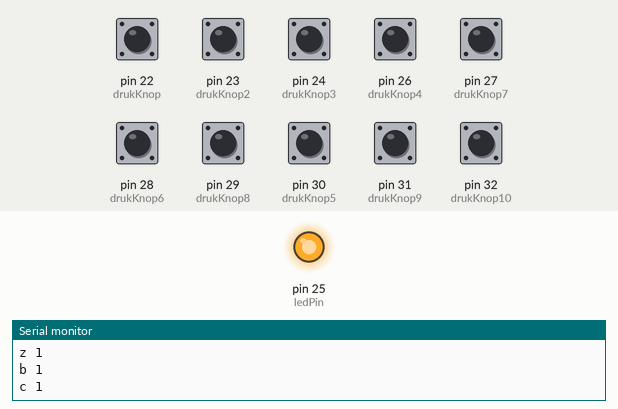
This sketch was run on a simulated Arduino Mega 2560, built with avr-gcc and run on an emulated ATmega2560. Shown: output pins drawn as LEDs (lit = HIGH), the last lines printed to the serial monitor. The test bench sets the inputs (shaded band); at power-on: pin 22 (drukKnop), pin 23 (drukKnop2), pin 24 (drukKnop3), pin 26 (drukKnop4), pin 27 (drukKnop7), pin 28 (drukKnop6), pin 29 (drukKnop8), pin 30 (drukKnop5), pin 31 (drukKnop9), pin 32 (drukKnop10) HIGH.

Above: at 1.2 s.
1.3 s: pin 26 (drukKnop4) pulled LOW for 0.15 s
At 1.9 s:
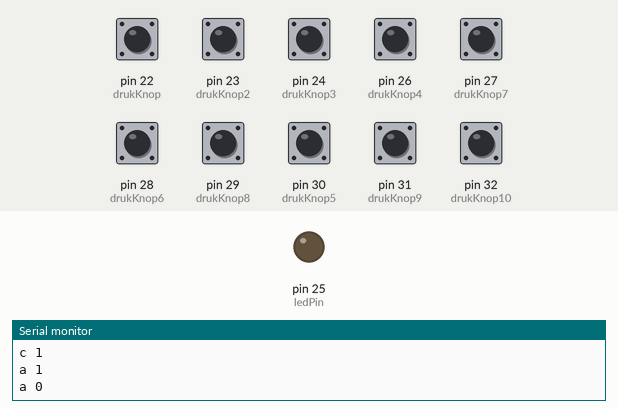
2.9 s: pin 27 (drukKnop7) pulled LOW for 0.15 s
At 2.98 s:
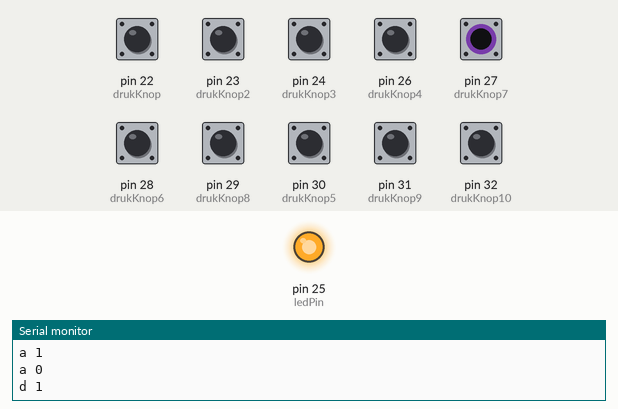
4.5 s: pin 29 (drukKnop8) pulled LOW for 0.15 s
At 5.1 s:
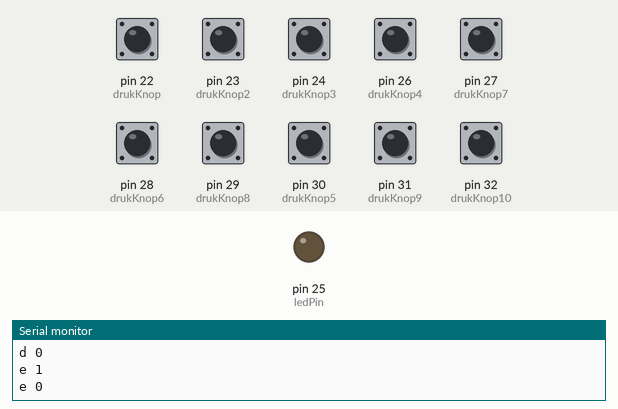
6.1 s: pin 31 (drukKnop9) pulled LOW for 0.15 s
At 7.4 s:
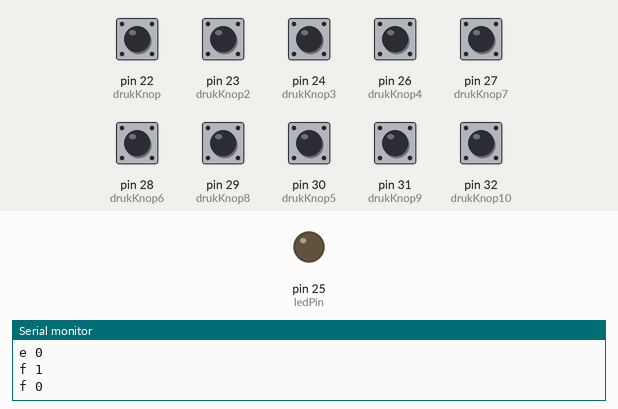
7.7 s: pin 32 (drukKnop10) pulled LOW for 0.15 s
At 7.78 s:
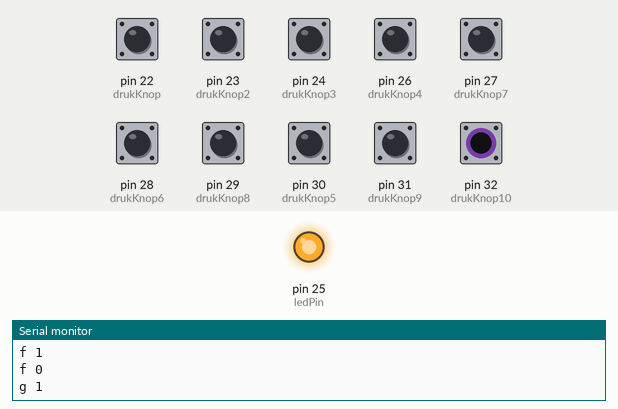
9.3 s: pin 22 (drukKnop) pulled LOW for 0.15 s
At 10.5 s:
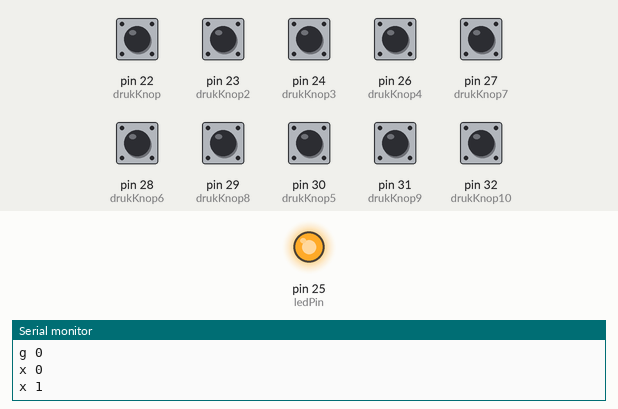
Timing chart, 0 to 11.9 s (numbered marks = the images above; inputs shaded):
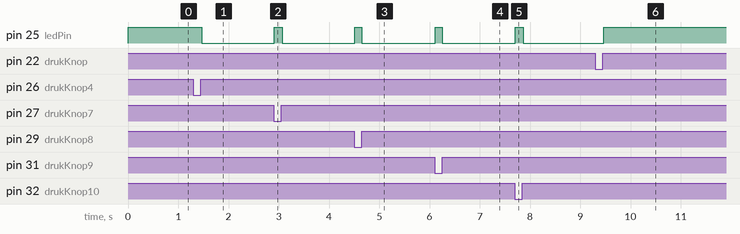

The sketch:

_18_Drukknopjes02feb22.ino
```cpp
int drukKnop = 22;
int drukKnop2 = 23;
int drukKnop3 = 24;
int drukKnop4 = 26;
int drukKnop5 = 30;
int drukKnop6 = 28;
int drukKnop7 = 27;
int drukKnop8 = 29;
int drukKnop9 = 31;
int drukKnop10 = 32;

int ledPin = 25;
int x;
int y;
int z;
int a;
int b;
int c;
int d;
int e;
int f;
int g;
int presstate = 0;
int presstate2 = 0;
int presstate3 = 0;
int presstate4 = 0;
int presstate5 = 0;
int presstate6 = 0;
int presstate7 = 0;
int presstate8 = 0;
int presstate9 = 0;
int presstate10 = 0;

int LDR1 = A0;
int paddenstoelA;

void setup() {
  // put your setup code here, to run once:
  Serial.begin(9600);
  pinMode(drukKnop, INPUT_PULLUP);
  pinMode(drukKnop2, INPUT_PULLUP);
  pinMode(drukKnop3, INPUT_PULLUP);
  pinMode(drukKnop4, INPUT_PULLUP);
  pinMode(drukKnop5, INPUT_PULLUP);
  pinMode(drukKnop6, INPUT_PULLUP);
  pinMode(drukKnop7, INPUT_PULLUP);
  pinMode(drukKnop8, INPUT_PULLUP);
  pinMode(drukKnop9, INPUT_PULLUP);
  pinMode(drukKnop10, INPUT_PULLUP);
  pinMode(ledPin, OUTPUT);
  digitalWrite(ledPin, LOW);

}

void loop() {
  x = digitalRead(drukKnop);
  if (x == HIGH && presstate == 0) {
    digitalWrite(ledPin, HIGH);
    Serial.println("x 1");
    presstate = 1;
  }
  else if (x == LOW && presstate == 1) {
    digitalWrite(ledPin, LOW);
    Serial.println("x 0");
    presstate = 0;
  }

  y = digitalRead(drukKnop2);
  if (y == HIGH && presstate2 == 0) {
    digitalWrite(ledPin, HIGH);
    Serial.println("y 1");
    presstate2 = 1;
  }
  else if (y == LOW && presstate2 == 1) {
    digitalWrite(ledPin, LOW);
    Serial.println("y 0");
    presstate2 = 0;
  }

  z = digitalRead(drukKnop3);
  if (z == HIGH && presstate3 == 0) {
    digitalWrite(ledPin, HIGH);
    Serial.println("z 1");
    presstate3 = 1;
  }
  else if (z == LOW && presstate3 == 1) {
    digitalWrite(ledPin, LOW);
    Serial.println("z 0");
    presstate3 = 0;
  }

    a = digitalRead(drukKnop4);
  if (a == LOW && presstate4 == 0) {
    digitalWrite(ledPin,HIGH);
    Serial.println("a 1");
    presstate4 = 1;
  }
  else if (a == HIGH && presstate4 == 1) {
    digitalWrite(ledPin, LOW);
    Serial.println("a 0");
    presstate4 = 0;
  }

    b = digitalRead(drukKnop5);
  if (b == HIGH && presstate5 == 0) {
    digitalWrite(ledPin, HIGH);
    Serial.println("b 1");
    presstate5 = 1;
  }
  else if (b == LOW && presstate5 == 1) {
    digitalWrite(ledPin, LOW);
    Serial.println("b 0");
    presstate5 = 0;
  }

    c = digitalRead(drukKnop6);
  if (c == HIGH && presstate6 == 0) {
    digitalWrite(ledPin, HIGH);
    Serial.println("c 1");
    presstate6 = 1;
  }
  else if (c == LOW && presstate6 == 1) {
    digitalWrite(ledPin, LOW);
    Serial.println("c 0");
    presstate6 = 0;
  }
     d = digitalRead(drukKnop7);
  if (d == LOW && presstate7 == 0) {
    digitalWrite(ledPin, HIGH);
    Serial.println("d 1");
    presstate7 = 1;
  }
  else if (d == HIGH && presstate7 == 1) {
    digitalWrite(ledPin, LOW);
    Serial.println("d 0");
    presstate7 = 0;
  }

      e = digitalRead(drukKnop8);
  if (e == LOW && presstate8 == 0) {
    digitalWrite(ledPin, HIGH);
    Serial.println("e 1");
    presstate8 = 1;
  }
  else if (e == HIGH && presstate8 == 1) {
    digitalWrite(ledPin, LOW);
    Serial.println("e 0");
    presstate8 = 0;
  }

      f = digitalRead(drukKnop9);
  if (f == LOW && presstate9 == 0) {
    digitalWrite(ledPin, HIGH);
    Serial.println("f 1");
    presstate9 = 1;
  }
  else if (f == HIGH && presstate9 == 1) {
    digitalWrite(ledPin, LOW);
    Serial.println("f 0");
    presstate9 = 0;
  }

    g = digitalRead(drukKnop10);
  if (g == LOW && presstate10 == 0) {
    digitalWrite(ledPin, HIGH);
    Serial.println("g 1");
    presstate10 = 1;
  }
  else if (g == HIGH && presstate10 == 1) {
    digitalWrite(ledPin, LOW);
    Serial.println("g 0");
    presstate10 = 0;
  }

  delay(20);

  /*
    paddenstoelA = analogRead(LDR1);
    Serial.print("LDR1 ");
    Serial.println(paddenstoelA);
  */

}
```

Measured:
- after the input at 1.3 s, pin 25 (ledPin): HIGH → LOW after 0.16 s
- after the input at 2.9 s, pin 25 (ledPin): LOW → HIGH at once, → LOW 0.16 s later
- after the input at 4.5 s, pin 25 (ledPin): LOW → HIGH at once, → LOW 0.14 s later
- after the input at 6.1 s, pin 25 (ledPin): LOW → HIGH at once, → LOW 0.14 s later
- after the input at 7.7 s, pin 25 (ledPin): LOW → HIGH at once, → LOW 0.16 s later
- after the input at 9.3 s, pin 25 (ledPin): LOW → HIGH after 0.17 s
